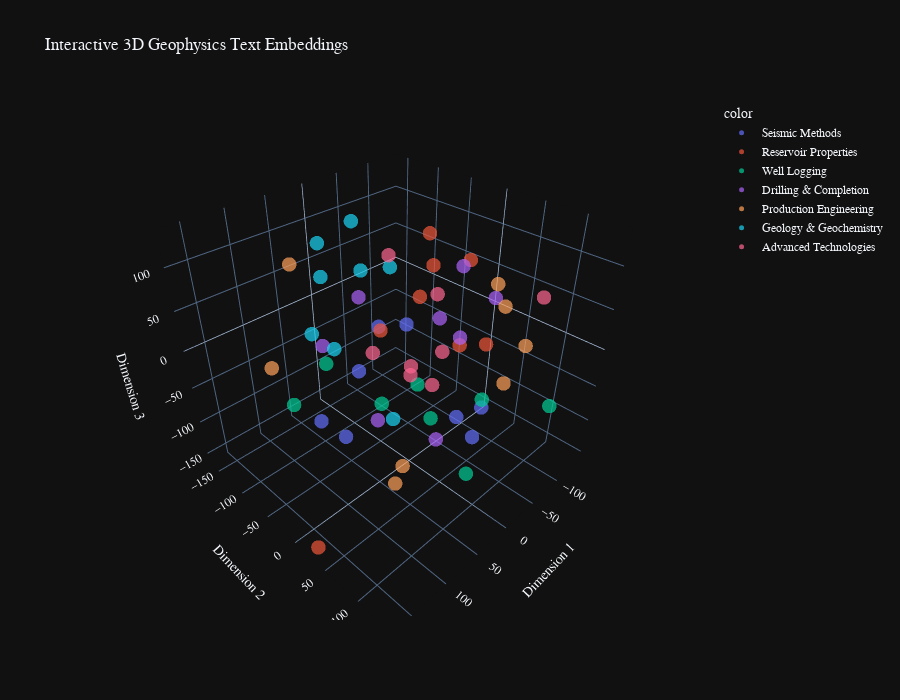

Here is the notebook cell this chart was saved with:
### Code cell
import plotly.express as px
# Create the 3D scatter plot using imported data
fig = px.scatter_3d(
    x=embeddings_3d[:,0],
    y=embeddings_3d[:,1],
    z=embeddings_3d[:,2],
    hover_name=GEOPHYSICS_TEXTS,  # Use imported data
    color=GEOPHYSICS_CATEGORIES,  # Use imported categories
    title="Interactive 3D Geophysics Text Embeddings",
    labels={'x':'Dimension 1', 'y':'Dimension 2', 'z':'Dimension 3'},
)

fig.update_traces(marker=dict(size=5, opacity=0.7))
fig.update_layout(
    template='plotly_dark', font_family='monospace', width=900, height=700)
fig.show()

### Figure 1 — Plotly figure (JSON) as saved in the notebook; plotly's stock layout.template omitted (floating-point values rounded to 4 significant figures)
{"data": [{"hovertemplate": "<b>%{hovertext}</b><br><br>color=Seismic Methods<br>Dimension 1=%{x}<br>Dimension 2=%{y}<br>Dimension 3=%{z}<extra></extra>", "hovertext": ["Seismic inversion transforms seismic reflection data into quantitative subsurface rock properties.", "P-wave velocity depends on rock density and bulk modulus in elastic media.", "S-wave velocity is controlled by shear modulus and density of the formation.", "Seismic amplitude variation with offset reveals fluid content and lithology changes.", "Pre-stack seismic inversion simultaneously estimates multiple elastic parameters from angle stacks.", "Post-stack seismic inversion derives acoustic impedance from normal incidence reflectivity.", "Seismic interpretation identifies structural features like faults, folds, and stratigraphic boundaries.", "Time-lapse seismic monitoring tracks reservoir changes during production and injection."], "legendgroup": "Seismic Methods", "marker": {"color": "#636efa", "opacity": 0.7, "size": 5, "symbol": "circle"}, "mode": "markers", "name": "Seismic Methods", "scene": "scene", "showlegend": true, "type": "scatter3d", "x": [11.0, 116.1, 76.82, -46.14, -26.7, 21.16, 27.44, -90.21], "y": [-39.3, -15.43, -25.58, -51.7, 79.92, 105.9, -55.92, -1.922], "z": [16.82, -40.26, -93.35, -11.07, -49.72, -45.1, -43.65, -150.7]}, {"hovertemplate": "<b>%{hovertext}</b><br><br>color=Reservoir Properties<br>Dimension 1=%{x}<br>Dimension 2=%{y}<br>Dimension 3=%{z}<extra></extra>", "hovertext": ["Porosity measures the void space available for fluid storage in reservoir rocks.", "Permeability quantifies the ability of fluids to flow through porous rock matrices.", "Water saturation represents the fraction of pore space occupied by formation water.", "Net-to-gross ratio indicates the proportion of reservoir quality rock in a formation.", "Reservoir pressure drives hydrocarbon flow from formation to wellbore during production.", "Capillary pressure controls fluid distribution at pore scale in reservoir rocks.", "Relative permeability curves describe multiphase flow behavior in porous media.", "Formation volume factor accounts for fluid expansion from reservoir to surface conditions."], "legendgroup": "Reservoir Properties", "marker": {"color": "#EF553B", "opacity": 0.7, "size": 5, "symbol": "circle"}, "mode": "markers", "name": "Reservoir Properties", "scene": "scene", "showlegend": true, "type": "scatter3d", "x": [-60.03, -71.96, 21.13, 55.46, -45.96, 166.3, -103.1, -44.95], "y": [-32.07, 9.359, 45.42, 10.62, 64.41, 28.05, -83.47, 36.72], "z": [106.3, -23.96, 124.8, 54.5, 15.7, -156.7, -9.201, 104.0]}, {"hovertemplate": "<b>%{hovertext}</b><br><br>color=Well Logging<br>Dimension 1=%{x}<br>Dimension 2=%{y}<br>Dimension 3=%{z}<extra></extra>", "hovertext": ["Gamma ray logs measure natural radioactivity to identify shale and clay content.", "Resistivity logs detect hydrocarbon presence by measuring electrical resistance of formations.", "Neutron logs respond to hydrogen content, indicating porosity and fluid types.", "Density logs measure bulk density to calculate porosity and identify lithology.", "Photoelectric factor from density logs helps distinguish different rock types and minerals.", "Spontaneous potential logs indicate permeable zones and formation water resistivity.", "Caliper logs measure borehole diameter to identify washouts and tight spots.", "Nuclear magnetic resonance logs provide pore size distribution and permeability estimates."], "legendgroup": "Well Logging", "marker": {"color": "#00cc96", "opacity": 0.7, "size": 5, "symbol": "circle"}, "mode": "markers", "name": "Well Logging", "scene": "scene", "showlegend": true, "type": "scatter3d", "x": [124.1, -1.606, 93.61, 4.913, -74.68, -76.6, 59.16, -64.98], "y": [10.34, 30.32, -96.2, 90.7, -57.59, 44.73, 14.74, 138.6], "z": [49.36, -79.78, -78.49, -119.4, -119.2, -87.33, -32.56, -35.85]}, {"hovertemplate": "<b>%{hovertext}</b><br><br>color=Drilling & Completion<br>Dimension 1=%{x}<br>Dimension 2=%{y}<br>Dimension 3=%{z}<extra></extra>", "hovertext": ["Drilling mud maintains wellbore stability and carries cuttings to surface.", "Casing design protects formations and enables safe drilling to target depths.", "Hydraulic fracturing creates artificial fractures to enhance reservoir permeability.", "Horizontal drilling maximizes contact with thin reservoir layers.", "Perforation creates communication pathways between wellbore and reservoir.", "Sand control prevents formation sand production that could damage equipment.", "Acidizing dissolves formation damage and enhances near-wellbore permeability.", "Wellbore trajectory optimization maximizes reservoir contact while avoiding hazards."], "legendgroup": "Drilling & Completion", "marker": {"color": "#ab63fa", "opacity": 0.7, "size": 5, "symbol": "circle"}, "mode": "markers", "name": "Drilling & Completion", "scene": "scene", "showlegend": true, "type": "scatter3d", "x": [9.151, -23.98, -121.0, -3.995, -118.5, 17.97, -28.13, -138.5], "y": [-45.35, -110.5, -29.04, 34.79, -29.4, -133.0, 17.4, 6.781], "z": [-122.1, 11.05, -53.78, 53.09, 47.44, -49.94, -137.3, 11.09]}, {"hovertemplate": "<b>%{hovertext}</b><br><br>color=Production Engineering<br>Dimension 1=%{x}<br>Dimension 2=%{y}<br>Dimension 3=%{z}<extra></extra>", "hovertext": ["Artificial lift systems maintain production when reservoir pressure declines.", "Nodal analysis optimizes production system performance from reservoir to separator.", "Decline curve analysis predicts future production rates and ultimate recovery.", "Enhanced oil recovery techniques mobilize residual oil after primary depletion.", "Water flooding maintains reservoir pressure and sweeps oil toward producers.", "Gas injection improves oil recovery through miscible or immiscible displacement.", "Thermal recovery methods reduce oil viscosity in heavy oil reservoirs.", "Production optimization balances rate, pressure, and equipment constraints."], "legendgroup": "Production Engineering", "marker": {"color": "#FFA15A", "opacity": 0.7, "size": 5, "symbol": "circle"}, "mode": "markers", "name": "Production Engineering", "scene": "scene", "showlegend": true, "type": "scatter3d", "x": [89.08, -17.88, 134.9, 65.04, -93.06, 4.805, 65.08, -106.5], "y": [74.79, 101.5, -65.67, -117.4, 39.16, 124.3, 40.52, 75.42], "z": [-59.69, 88.59, 10.81, 83.51, 59.49, 23.98, -127.4, -9.893]}, {"hovertemplate": "<b>%{hovertext}</b><br><br>color=Geology & Geochemistry<br>Dimension 1=%{x}<br>Dimension 2=%{y}<br>Dimension 3=%{z}<extra></extra>", "hovertext": ["Source rock maturation generates hydrocarbons through thermal decomposition of organic matter.", "Migration pathways allow hydrocarbons to move from source to reservoir rocks.", "Structural traps accumulate hydrocarbons through folding and faulting processes.", "Stratigraphic traps form through depositional and diagenetic rock property changes.", "Seal integrity prevents hydrocarbon leakage from reservoir to surface.", "Basin modeling predicts hydrocarbon generation, migration, and accumulation timing.", "Sequence stratigraphy correlates rock units across regional geological frameworks.", "Diagenesis modifies reservoir quality through cementation and dissolution processes."], "legendgroup": "Geology & Geochemistry", "marker": {"color": "#19d3f3", "opacity": 0.7, "size": 5, "symbol": "circle"}, "mode": "markers", "name": "Geology & Geochemistry", "scene": "scene", "showlegend": true, "type": "scatter3d", "x": [17.76, 7.37, 80.12, 58.08, -7.001, 12.8, 69.32, 101.8], "y": [-70.11, -69.91, -45.86, -98.21, -161.3, -19.35, -45.72, 74.4], "z": [131.7, 72.62, 100.8, 1.745, 69.98, 96.74, 12.17, 8.639]}, {"hovertemplate": "<b>%{hovertext}</b><br><br>color=Advanced Technologies<br>Dimension 1=%{x}<br>Dimension 2=%{y}<br>Dimension 3=%{z}<extra></extra>", "hovertext": ["Machine learning algorithms identify patterns in seismic and well log data.", "Digital twins create virtual reservoir models for production optimization.", "Microseismic monitoring tracks fracture growth during stimulation operations.", "Fiber optic sensing provides distributed measurements along wellbore length.", "Cloud computing enables large-scale reservoir simulation and data analytics.", "Automated drilling systems improve efficiency and reduce human error.", "Real-time optimization adjusts operations based on continuous data streams.", "Carbon capture and storage requires geological characterization for safe sequestration."], "legendgroup": "Advanced Technologies", "marker": {"color": "#FF6692", "opacity": 0.7, "size": 5, "symbol": "circle"}, "mode": "markers", "name": "Advanced Technologies", "scene": "scene", "showlegend": true, "type": "scatter3d", "x": [28.79, -51.07, -3.674, -44.15, -83.45, -61.86, 62.51, -37.48], "y": [56.61, -9.775, -3.451, -109.7, 102.0, -97.57, 95.57, -35.74], "z": [-1.666, 44.36, -25.66, -79.23, 72.07, 57.58, 74.14, -72.71]}], "layout": {"font": {"family": "monospace"}, "height": 700, "legend": {"title": {"text": "color"}, "tracegroupgap": 0}, "scene": {"domain": {"x": [0, 1], "y": [0, 1]}, "xaxis": {"title": {"text": "Dimension 1"}}, "yaxis": {"title": {"text": "Dimension 2"}}, "zaxis": {"title": {"text": "Dimension 3"}}}, "title": {"text": "Interactive 3D Geophysics Text Embeddings"}, "width": 900}}
